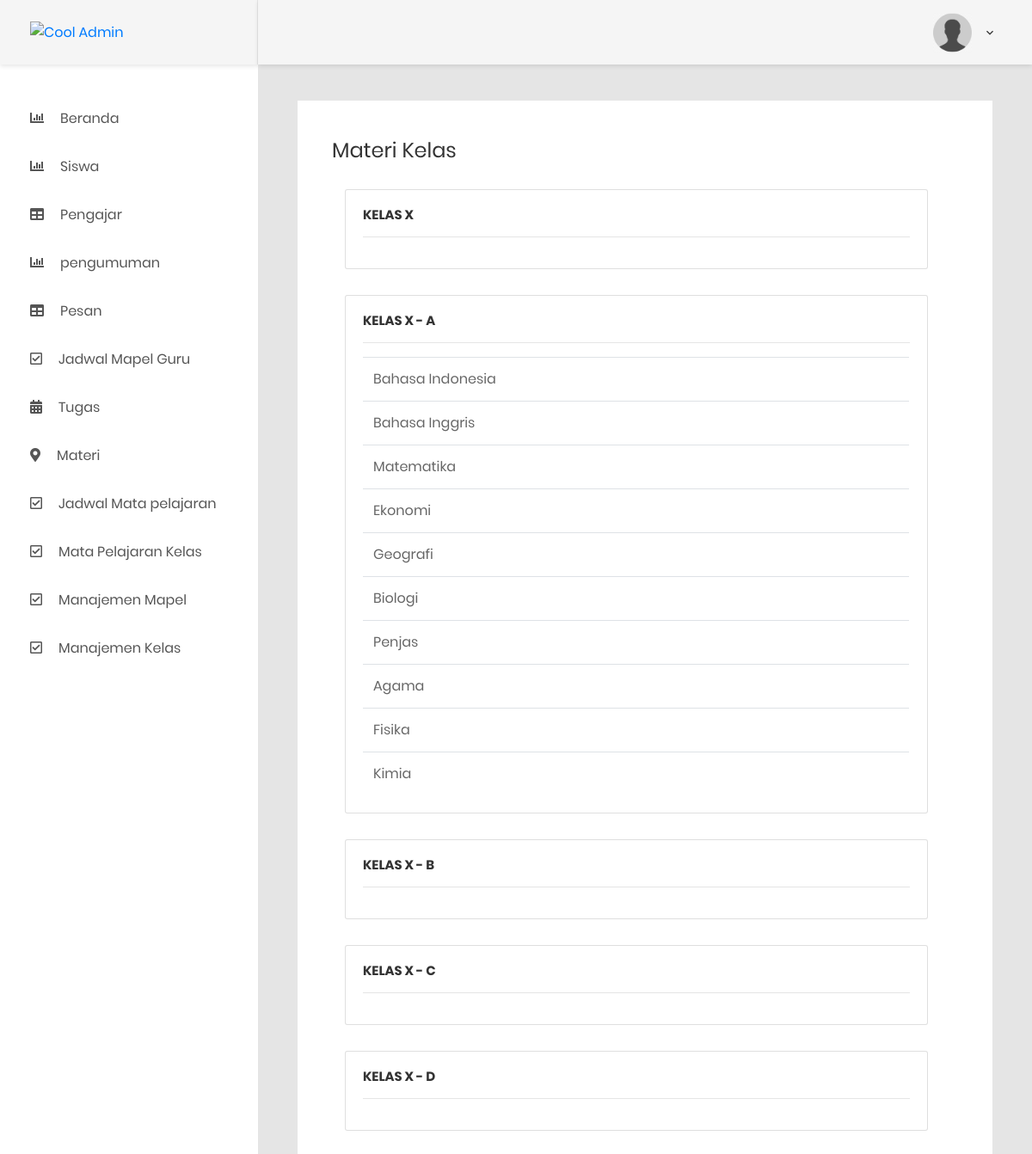
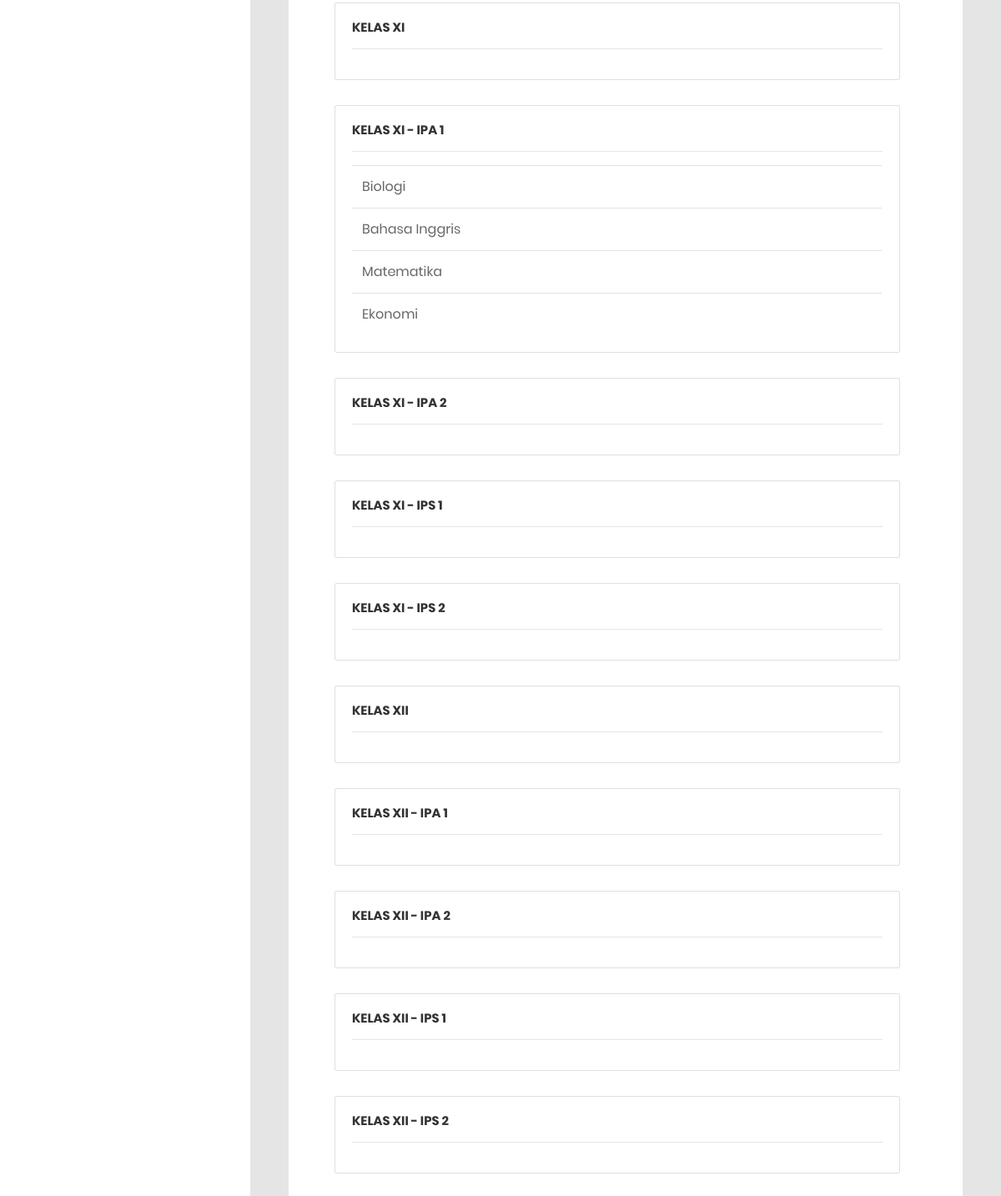
The page /admin/tugas on the database its author committed (2 pictures, top to bottom).
### tables this page shows
CREATE TABLE `el_kelas` (
  `id` int(11) NOT NULL,
  `nama` varchar(45) NOT NULL,
  `parent_id` int(11) DEFAULT NULL,
  `urutan` int(11) NOT NULL,
  `aktif` tinyint(1) NOT NULL DEFAULT 1 COMMENT '1=aktif 0=tidak'
);

CREATE TABLE `el_mapel_kelas` (
  `id` int(11) NOT NULL,
  `kelas_id` int(11) NOT NULL,
  `mapel_id` int(11) NOT NULL,
  `aktif` tinyint(1) NOT NULL DEFAULT 1
);

CREATE TABLE `el_mapel` (
  `id` int(11) NOT NULL,
  `nama` varchar(255) NOT NULL,
  `info` text DEFAULT NULL,
  `aktif` tinyint(1) NOT NULL DEFAULT 1 COMMENT '1 = ya, 0 = tidak'
);

### application/controllers/Admin.php (called while the page is built, shortened)
<?php
class admin extends CI_Controller {
	function __construct(){
		$this->load->model('Admin_model');
	}
    public function tugas()
    {
        $data['data']=$this->admin_model->getKelas()->result();
        $data['pengajar']=$this->admin_model->getPengajar($this->session->userdata('id'))->result();
        $data['mapel']=$this->admin_model->getMapelKelas()->result();
        $this->load->view('part/header');
        $this->load->view('part/sidebaradmin',$data);
        $this->load->view('admin/tugas/tugaskelas');
        $this->load->view('part/footer');
    }
}
?>

### index.php (called while the page is built, shortened)
<?php
require_once BASEPATH.'core/CodeIgniter.php';

### application/models/Admin_model.php (called while the page is built, shortened)
<?php
    class admin_model extends CI_Model{
        public function getPengajar($id)
        {
            $this->db->where('id', $id);
            return $this->db->get('el_pengajar');
        }
        public function getKelas()
        {
            return  $this->db->query("SELECT * FROM  el_kelas ORDER BY urutan");
        }
        public function getMapelKelas()
        {
            return  $this->db->query("SELECT
            emk.id AS id,
            emk.kelas_id,
            em.nama,
            emk.mapel_id,
            emk.aktif AS kelas_aktif
            FROM
            el_mapel_kelas AS emk
            JOIN el_mapel AS em ON em.id = emk.mapel_id
            WHERE
            emk.aktif = 1");
        }
    }
?>

### application/views/admin/tugas/tugaskelas.php (the view, shortened to what this page needs)
<div class="main-content">
    <div class="section__content section__content--p30">
        <div class="container-fluid">
            <div class="map-data m-b-40">
                <h3 class="title-3 m-b-30">Materi Kelas</h3>
                <div class="mx-auto d-block">
                    <div class="container-fluid">
                        <?php foreach ($data as $key) { ?>
                      <div class="card card-body">
                        <h5><?=$key->nama?></h5>
                        <hr>
                            <div class="table-responsive">
                                <table class="table">
                                    <tbody>
                                    <?php foreach ($mapel as $k) {
                                        if ($key->id == $k->kelas_id) {
                                     ?>
                                        <tr>
                                            <td width="80%"><?=$k->nama?></td>
                                            <?php if ($k->mapel_id == $pengajar[0]->id_mapel) { ?>
                                                <td><a href="<?=base_url()?>admin/listTugas/<?=$k->kelas_id?>/<?= $k->mapel_id?>" class="btn btn-success">Tugas</a></td>
                                            <?php }else{?>
                                                <td></td>
                                            <?php }?>
                                        </tr>
                                    <?php } }?>
                                    </tbody>
                                </table>
                            </div>
                      </div>
                      <?php } ?>
                    </div>
                </div>
                <br>
            </div>
        </div>
    </div>
</div>

### rows shown on the page
el_kelas: nama "KELAS X"
el_kelas: nama "KELAS X - A"
el_mapel_kelas: el_mapel.nama "Bahasa Indonesia"
el_mapel_kelas: el_mapel.nama "Bahasa Inggris"
el_mapel_kelas: el_mapel.nama "Matematika"
el_mapel_kelas: el_mapel.nama "Ekonomi"
el_mapel_kelas: el_mapel.nama "Geografi"
el_mapel_kelas: el_mapel.nama "Biologi"
el_mapel_kelas: el_mapel.nama "Penjas"
el_mapel_kelas: el_mapel.nama "Agama"
el_mapel_kelas: el_mapel.nama "Fisika"
el_mapel_kelas: el_mapel.nama "Kimia"
el_kelas: nama "KELAS X - B"
el_kelas: nama "KELAS X - C"
el_kelas: nama "KELAS X - D"
el_kelas: nama "KELAS XI"
el_kelas: nama "KELAS XI - IPA 1"
el_mapel_kelas: el_mapel.nama "Biologi"
el_mapel_kelas: el_mapel.nama "Bahasa Inggris"
el_mapel_kelas: el_mapel.nama "Matematika"
el_mapel_kelas: el_mapel.nama "Ekonomi"
el_kelas: nama "KELAS XI - IPA 2"
el_kelas: nama "KELAS XI - IPS 1"
el_kelas: nama "KELAS XI - IPS 2"
el_kelas: nama "KELAS XII"
el_kelas: nama "KELAS XII - IPA 1"
el_kelas: nama "KELAS XII - IPA 2"
el_kelas: nama "KELAS XII - IPS 1"
el_kelas: nama "KELAS XII - IPS 2"
